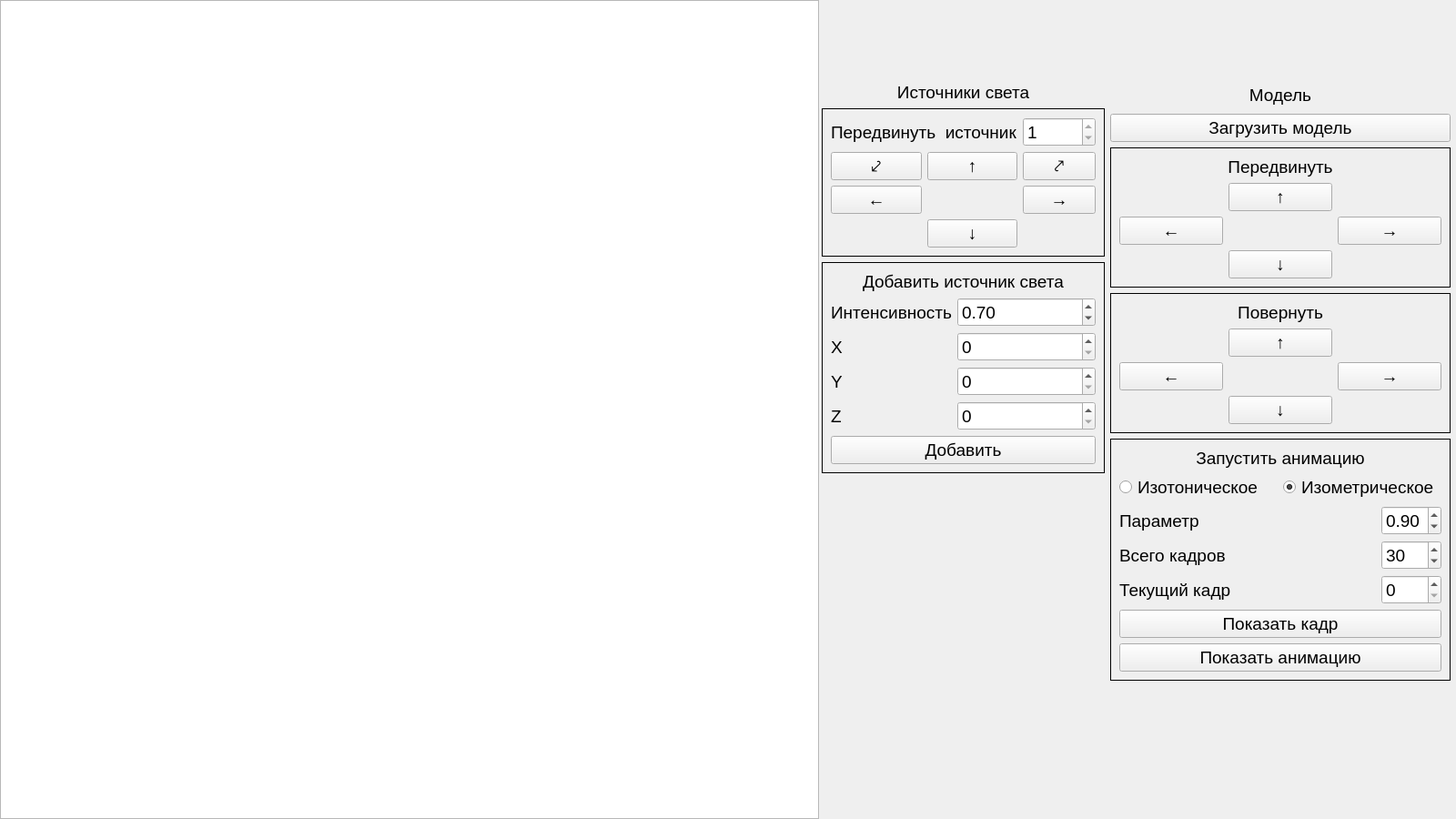
<?xml version="1.0" encoding="UTF-8"?>
<ui version="4.0">
 <class>MainWindow</class>
 <widget class="QMainWindow" name="MainWindow">
  <property name="geometry">
   <rect>
    <x>0</x>
    <y>0</y>
    <width>1600</width>
    <height>900</height>
   </rect>
  </property>
  <property name="windowTitle">
   <string>MainWindow</string>
  </property>
  <widget class="QWidget" name="centralwidget">
   <property name="font">
    <font>
     <pointsize>14</pointsize>
    </font>
   </property>
   <widget class="QGraphicsView" name="graphicsView">
    <property name="geometry">
     <rect>
      <x>0</x>
      <y>0</y>
      <width>900</width>
      <height>900</height>
     </rect>
    </property>
    <property name="verticalScrollBarPolicy">
     <enum>Qt::ScrollBarAlwaysOff</enum>
    </property>
    <property name="horizontalScrollBarPolicy">
     <enum>Qt::ScrollBarAlwaysOff</enum>
    </property>
   </widget>
   <widget class="QWidget" name="gridLayoutWidget">
    <property name="geometry">
     <rect>
      <x>903</x>
      <y>90</y>
      <width>691</width>
      <height>658</height>
     </rect>
    </property>
    <layout class="QGridLayout" name="wholeLayout">
     <property name="sizeConstraint">
      <enum>QLayout::SetNoConstraint</enum>
     </property>
     <item row="0" column="1">
      <layout class="QGridLayout" name="modelLayout">
       <property name="sizeConstraint">
        <enum>QLayout::SetNoConstraint</enum>
       </property>
       <item row="0" column="1">
        <widget class="QLabel" name="label_11">
         <property name="text">
          <string>Модель</string>
         </property>
         <property name="alignment">
          <set>Qt::AlignCenter</set>
         </property>
        </widget>
       </item>
       <item row="1" column="1">
        <widget class="QPushButton" name="loadButton">
         <property name="sizePolicy">
          <sizepolicy hsizetype="Minimum" vsizetype="Minimum">
           <horstretch>0</horstretch>
           <verstretch>0</verstretch>
          </sizepolicy>
         </property>
         <property name="text">
          <string>Загрузить модель</string>
         </property>
        </widget>
       </item>
       <item row="2" column="1">
        <widget class="QFrame" name="frame">
         <property name="frameShape">
          <enum>QFrame::Box</enum>
         </property>
         <layout class="QGridLayout" name="moveLayout" columnstretch="0,0,0">
          <property name="sizeConstraint">
           <enum>QLayout::SetNoConstraint</enum>
          </property>
          <item row="1" column="1">
           <widget class="QPushButton" name="moveuButton">
            <property name="text">
             <string>↑</string>
            </property>
            <property name="autoRepeat">
             <bool>true</bool>
            </property>
           </widget>
          </item>
          <item row="3" column="1">
           <widget class="QPushButton" name="movedButton">
            <property name="text">
             <string>↓</string>
            </property>
            <property name="autoRepeat">
             <bool>true</bool>
            </property>
           </widget>
          </item>
          <item row="2" column="2">
           <widget class="QPushButton" name="moverButton">
            <property name="text">
             <string>→</string>
            </property>
            <property name="autoRepeat">
             <bool>true</bool>
            </property>
           </widget>
          </item>
          <item row="0" column="0" colspan="3">
           <widget class="QLabel" name="label">
            <property name="sizePolicy">
             <sizepolicy hsizetype="Preferred" vsizetype="Minimum">
              <horstretch>0</horstretch>
              <verstretch>0</verstretch>
             </sizepolicy>
            </property>
            <property name="font">
             <font>
              <pointsize>14</pointsize>
              <stylestrategy>PreferAntialias</stylestrategy>
             </font>
            </property>
            <property name="layoutDirection">
             <enum>Qt::LeftToRight</enum>
            </property>
            <property name="frameShadow">
             <enum>QFrame::Plain</enum>
            </property>
            <property name="text">
             <string>Передвинуть</string>
            </property>
            <property name="alignment">
             <set>Qt::AlignCenter</set>
            </property>
           </widget>
          </item>
          <item row="2" column="0">
           <widget class="QPushButton" name="movelButton">
            <property name="text">
             <string>←</string>
            </property>
            <property name="autoRepeat">
             <bool>true</bool>
            </property>
           </widget>
          </item>
         </layout>
        </widget>
       </item>
       <item row="3" column="1">
        <widget class="QFrame" name="frame">
         <property name="frameShape">
          <enum>QFrame::Box</enum>
         </property>
         <layout class="QGridLayout" name="rotateLayout">
          <item row="3" column="1">
           <widget class="QPushButton" name="rotatedButton">
            <property name="text">
             <string>↓</string>
            </property>
            <property name="autoRepeat">
             <bool>true</bool>
            </property>
           </widget>
          </item>
          <item row="0" column="1">
           <widget class="QLabel" name="label_3">
            <property name="font">
             <font>
              <pointsize>14</pointsize>
              <stylestrategy>PreferAntialias</stylestrategy>
             </font>
            </property>
            <property name="layoutDirection">
             <enum>Qt::LeftToRight</enum>
            </property>
            <property name="frameShadow">
             <enum>QFrame::Plain</enum>
            </property>
            <property name="text">
             <string>Повернуть</string>
            </property>
            <property name="alignment">
             <set>Qt::AlignCenter</set>
            </property>
           </widget>
          </item>
          <item row="1" column="1">
           <widget class="QPushButton" name="rotateuButton">
            <property name="text">
             <string>↑</string>
            </property>
            <property name="autoRepeat">
             <bool>true</bool>
            </property>
           </widget>
          </item>
          <item row="2" column="2">
           <widget class="QPushButton" name="rotaterButton">
            <property name="text">
             <string>→</string>
            </property>
            <property name="autoRepeat">
             <bool>true</bool>
            </property>
           </widget>
          </item>
          <item row="2" column="0">
           <widget class="QPushButton" name="rotatelButton">
            <property name="text">
             <string>←</string>
            </property>
            <property name="autoRepeat">
             <bool>true</bool>
            </property>
           </widget>
          </item>
         </layout>
        </widget>
       </item>
       <item row="4" column="1">
        <widget class="QFrame" name="frame">
         <property name="frameShape">
          <enum>QFrame::Box</enum>
         </property>
         <layout class="QGridLayout" name="animationLayout" columnstretch="1,0">
          <item row="2" column="1">
           <widget class="QDoubleSpinBox" name="newLengthSpinBox">
            <property name="minimum">
             <double>0.100000000000000</double>
            </property>
            <property name="maximum">
             <double>5.000000000000000</double>
            </property>
            <property name="singleStep">
             <double>0.100000000000000</double>
            </property>
            <property name="value">
             <double>0.900000000000000</double>
            </property>
           </widget>
          </item>
          <item row="0" column="0" colspan="2">
           <widget class="QLabel" name="label_9">
            <property name="text">
             <string>Запустить анимацию</string>
            </property>
            <property name="alignment">
             <set>Qt::AlignCenter</set>
            </property>
           </widget>
          </item>
          <item row="3" column="1">
           <widget class="QSpinBox" name="framesSpinBox">
            <property name="wrapping">
             <bool>false</bool>
            </property>
            <property name="buttonSymbols">
             <enum>QAbstractSpinBox::UpDownArrows</enum>
            </property>
            <property name="accelerated">
             <bool>true</bool>
            </property>
            <property name="minimum">
             <number>1</number>
            </property>
            <property name="maximum">
             <number>900</number>
            </property>
            <property name="value">
             <number>30</number>
            </property>
            <property name="displayIntegerBase">
             <number>10</number>
            </property>
           </widget>
          </item>
          <item row="2" column="0">
           <widget class="QLabel" name="label_6">
            <property name="cursor">
             <cursorShape>ArrowCursor</cursorShape>
            </property>
            <property name="focusPolicy">
             <enum>Qt::NoFocus</enum>
            </property>
            <property name="acceptDrops">
             <bool>true</bool>
            </property>
            <property name="toolTip">
             <string notr="true" extracomment="При изотоническом-параметр напряженности, при изометрическом-степень изменения длины"/>
            </property>
            <property name="statusTip">
             <string>При изотоническом-параметр напряженности, при изометрическом-степень изменения длины</string>
            </property>
            <property name="whatsThis">
             <string>При изотоническом-параметр напряженности, при изометрическом-степень изменения длины</string>
            </property>
            <property name="accessibleName">
             <string>При изотоническом-параметр напряженности, при изометрическом-степень изменения длины</string>
            </property>
            <property name="accessibleDescription">
             <string>При изотоническом-параметр напряженности, при изометрическом-степень изменения длины</string>
            </property>
            <property name="text">
             <string>Параметр</string>
            </property>
           </widget>
          </item>
          <item row="3" column="0">
           <widget class="QLabel" name="label_7">
            <property name="text">
             <string>Всего кадров</string>
            </property>
           </widget>
          </item>
          <item row="5" column="0">
           <widget class="QLabel" name="label_8">
            <property name="text">
             <string>Текущий кадр</string>
            </property>
           </widget>
          </item>
          <item row="5" column="1">
           <widget class="QSpinBox" name="frameSpinBox">
            <property name="wrapping">
             <bool>false</bool>
            </property>
            <property name="buttonSymbols">
             <enum>QAbstractSpinBox::UpDownArrows</enum>
            </property>
            <property name="accelerated">
             <bool>true</bool>
            </property>
            <property name="minimum">
             <number>0</number>
            </property>
            <property name="maximum">
             <number>900</number>
            </property>
            <property name="value">
             <number>0</number>
            </property>
           </widget>
          </item>
          <item row="7" column="0" colspan="2">
           <widget class="QPushButton" name="animationButton">
            <property name="text">
             <string>Показать анимацию</string>
            </property>
           </widget>
          </item>
          <item row="6" column="0" colspan="2">
           <widget class="QPushButton" name="frameButton">
            <property name="text">
             <string>Показать кадр</string>
            </property>
           </widget>
          </item>
          <item row="1" column="0" colspan="2">
           <layout class="QHBoxLayout" name="params">
            <item>
             <widget class="QRadioButton" name="tonicButton">
              <property name="text">
               <string>Изотоническое</string>
              </property>
             </widget>
            </item>
            <item>
             <widget class="QRadioButton" name="metricButton">
              <property name="text">
               <string>Изометрическое</string>
              </property>
              <property name="checked">
               <bool>true</bool>
              </property>
             </widget>
            </item>
           </layout>
          </item>
         </layout>
        </widget>
       </item>
      </layout>
     </item>
     <item row="0" column="0">
      <layout class="QVBoxLayout" name="lightLayout">
       <item>
        <widget class="QLabel" name="label_2">
         <property name="sizePolicy">
          <sizepolicy hsizetype="Minimum" vsizetype="Minimum">
           <horstretch>0</horstretch>
           <verstretch>0</verstretch>
          </sizepolicy>
         </property>
         <property name="minimumSize">
          <size>
           <width>0</width>
           <height>0</height>
          </size>
         </property>
         <property name="maximumSize">
          <size>
           <width>16777215</width>
           <height>877</height>
          </size>
         </property>
         <property name="text">
          <string>Источники света</string>
         </property>
         <property name="alignment">
          <set>Qt::AlignHCenter|Qt::AlignTop</set>
         </property>
        </widget>
       </item>
       <item>
        <widget class="QFrame" name="frame">
         <property name="frameShape">
          <enum>QFrame::Box</enum>
         </property>
         <layout class="QGridLayout" name="moveLayout_2" rowstretch="0,0,0,0,0">
          <property name="sizeConstraint">
           <enum>QLayout::SetNoConstraint</enum>
          </property>
          <item row="3" column="0">
           <widget class="QPushButton" name="movelButton_2">
            <property name="text">
             <string>←</string>
            </property>
            <property name="autoRepeat">
             <bool>true</bool>
            </property>
           </widget>
          </item>
          <item row="4" column="1">
           <widget class="QPushButton" name="movedButton_2">
            <property name="text">
             <string>↓</string>
            </property>
            <property name="autoRepeat">
             <bool>true</bool>
            </property>
           </widget>
          </item>
          <item row="1" column="0" colspan="2">
           <widget class="QLabel" name="label_5">
            <property name="text">
             <string>Передвинуть  источник</string>
            </property>
           </widget>
          </item>
          <item row="2" column="0">
           <widget class="QPushButton" name="movecButton_2">
            <property name="text">
             <string>⤦</string>
            </property>
            <property name="autoRepeat">
             <bool>true</bool>
            </property>
           </widget>
          </item>
          <item row="2" column="2">
           <widget class="QPushButton" name="movefButton_2">
            <property name="text">
             <string>⤤</string>
            </property>
            <property name="autoRepeat">
             <bool>true</bool>
            </property>
           </widget>
          </item>
          <item row="2" column="1">
           <widget class="QPushButton" name="moveuButton_2">
            <property name="text">
             <string>↑</string>
            </property>
            <property name="autoRepeat">
             <bool>true</bool>
            </property>
           </widget>
          </item>
          <item row="1" column="2">
           <widget class="QSpinBox" name="lightNumberSpinBox">
            <property name="minimum">
             <number>1</number>
            </property>
            <property name="maximum">
             <number>1</number>
            </property>
           </widget>
          </item>
          <item row="3" column="2">
           <widget class="QPushButton" name="moverButton_2">
            <property name="text">
             <string>→</string>
            </property>
            <property name="autoRepeat">
             <bool>true</bool>
            </property>
           </widget>
          </item>
         </layout>
        </widget>
       </item>
       <item>
        <widget class="QFrame" name="frame">
         <property name="frameShape">
          <enum>QFrame::Box</enum>
         </property>
         <layout class="QFormLayout" name="formLayout">
          <property name="sizeConstraint">
           <enum>QLayout::SetDefaultConstraint</enum>
          </property>
          <property name="fieldGrowthPolicy">
           <enum>QFormLayout::AllNonFixedFieldsGrow</enum>
          </property>
          <property name="rowWrapPolicy">
           <enum>QFormLayout::DontWrapRows</enum>
          </property>
          <property name="formAlignment">
           <set>Qt::AlignBottom|Qt::AlignLeading|Qt::AlignLeft</set>
          </property>
          <item row="1" column="0">
           <widget class="QLabel" name="intensityLabel">
            <property name="text">
             <string>Интенсивность</string>
            </property>
           </widget>
          </item>
          <item row="1" column="1">
           <widget class="QDoubleSpinBox" name="intensitySpinBox">
            <property name="minimum">
             <double>0.100000000000000</double>
            </property>
            <property name="maximum">
             <double>1.000000000000000</double>
            </property>
            <property name="singleStep">
             <double>0.100000000000000</double>
            </property>
            <property name="value">
             <double>0.700000000000000</double>
            </property>
           </widget>
          </item>
          <item row="2" column="0">
           <widget class="QLabel" name="xLabel">
            <property name="text">
             <string>X</string>
            </property>
           </widget>
          </item>
          <item row="2" column="1">
           <widget class="QSpinBox" name="xSpinBox"/>
          </item>
          <item row="3" column="0">
           <widget class="QLabel" name="yLabel">
            <property name="text">
             <string>Y</string>
            </property>
           </widget>
          </item>
          <item row="3" column="1">
           <widget class="QSpinBox" name="ySpinBox"/>
          </item>
          <item row="4" column="0">
           <widget class="QLabel" name="zLabel">
            <property name="text">
             <string>Z</string>
            </property>
           </widget>
          </item>
          <item row="4" column="1">
           <widget class="QSpinBox" name="zSpinBox"/>
          </item>
          <item row="0" column="0" colspan="2">
           <widget class="QLabel" name="label_10">
            <property name="text">
             <string>Добавить источник света</string>
            </property>
            <property name="alignment">
             <set>Qt::AlignCenter</set>
            </property>
           </widget>
          </item>
          <item row="5" column="0" colspan="2">
           <widget class="QPushButton" name="addLightButton">
            <property name="text">
             <string>Добавить</string>
            </property>
           </widget>
          </item>
         </layout>
        </widget>
       </item>
       <item>
        <spacer name="verticalSpacer">
         <property name="orientation">
          <enum>Qt::Vertical</enum>
         </property>
         <property name="sizeHint" stdset="0">
          <size>
           <width>20</width>
           <height>40</height>
          </size>
         </property>
        </spacer>
       </item>
      </layout>
     </item>
    </layout>
   </widget>
  </widget>
 </widget>
 <resources/>
 <connections/>
</ui>
